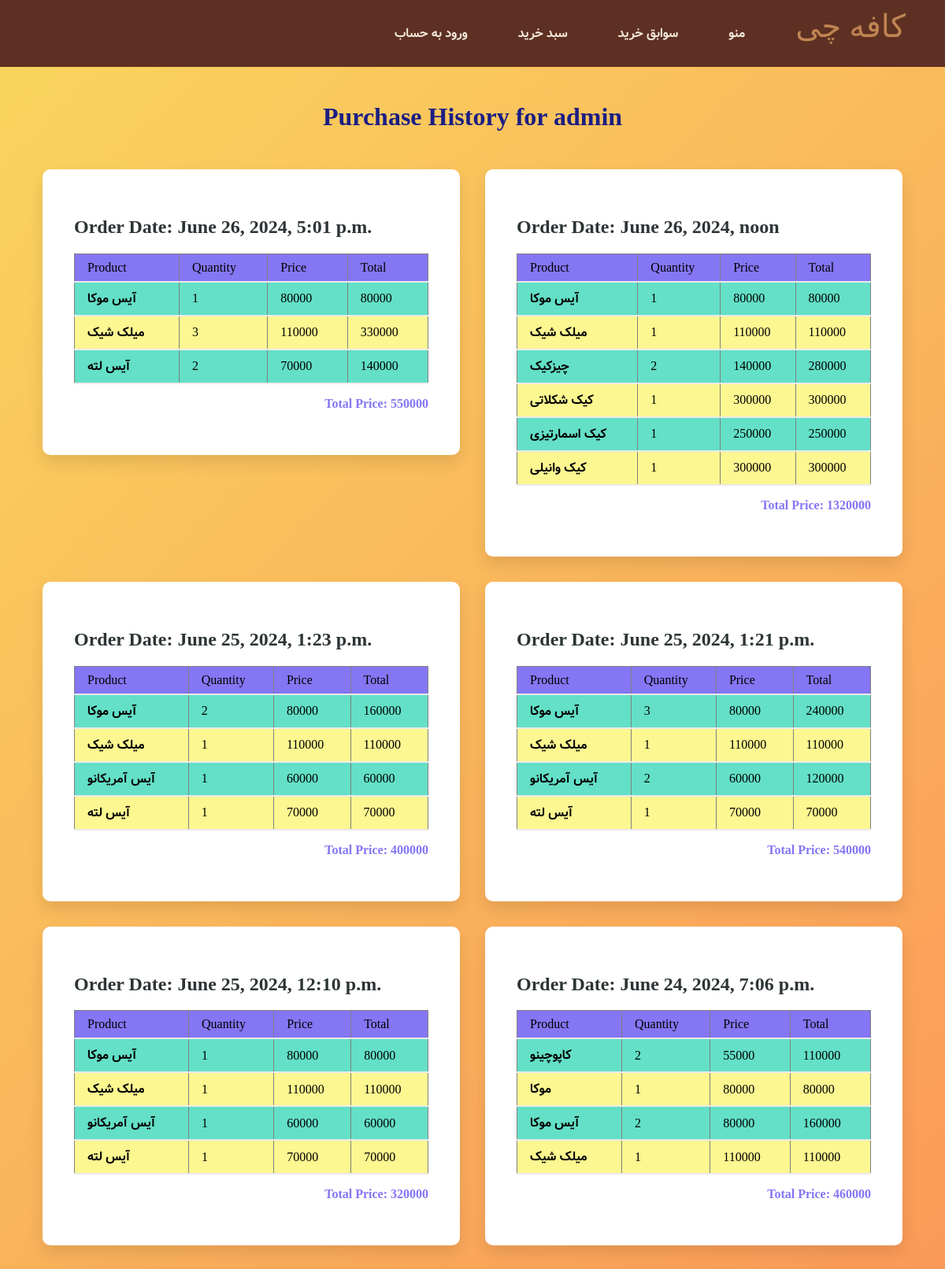
/purchase-history/ (signed in, upper part), run on the app's committed database.
### shopping_cart/models.py (models this page shows, shortened)
class Order(models.Model):
    user = models.ForeignKey(User,on_delete=models.CASCADE)
    created_at = models.DateTimeField(auto_now_add=True)
    total_price = models.IntegerField(default=0)
    completed = models.BooleanField(default=False)

class OrderItem(models.Model):
    order = models.ForeignKey(Order,related_name='items',on_delete=models.CASCADE)
    product = models.ForeignKey(Product,on_delete=models.CASCADE)
    quantity = models.PositiveIntegerField(default=1)
    price = models.IntegerField(default=0)

### main/models.py (models this page shows, shortened)
class Product(models.Model):
    HOT_DRINK = 'HOT DRINK'
    COLD_DRINK = 'COLD DRINK'
    CAKE = 'CAKE'
    ICE_CREAM = 'ICE CREAM'
    PRODUCT_CHOICES = [
        (HOT_DRINK, 'Hot Drink'),
        (COLD_DRINK, 'Cold Drink'),
        (CAKE, 'Cake'),
        (ICE_CREAM,'Ice Cream')
    ]
    id = models.AutoField(primary_key=True)
    name = models.CharField(max_length=255)
    sugar = models.IntegerField(validators=[max_integer_validator],default=0)
    Coffee = models.IntegerField(validators=[max_integer_validator],default=0)
    Flour = models.IntegerField(validators=[max_integer_validator],default=0)
    Chocolate = models.IntegerField(validators=[max_integer_validator],default=0)
    milk = models.IntegerField(validators=[max_integer_validator],default=0)
    vertical = models.CharField(max_length=10,choices=PRODUCT_CHOICES,default=HOT_DRINK)
    price = models.IntegerField(validators=[max_integer_validator],default=0)
    image = models.ImageField(upload_to='product_images',blank=True,null=True)
    sales_count = models.PositiveIntegerField(default=0,editable=False)

### main/views.py (the view)
# urls.py: path('purchase-history/', purchase_history, name='purchase_history'),
@login_required
def purchase_history(request):
    user = request.user
    orders = Order.objects.filter(user=user, completed=True).order_by('-created_at')
    return render(request, 'purchase_history.html', {'orders': orders, 'user': user})

### main/templatetags/custom_filters.py (called while the page is built)
@register.filter
def multiply(value, arg):
    try:
        return value * arg
    except (ValueError, TypeError):
        return 0

@register.filter
def total_price(order_items):
    total = sum(item.quantity * item.product.price for item in order_items)
    return total

### templates/purchase_history.html (shortened to what this page needs)
<!DOCTYPE html>
<html lang="en">
<head>
    {% include "includes/base.html" %}
</head>
<body>
    {% load custom_filters %}
    <h1>Purchase History for {{ user.username }}</h1>
    {% for order in orders %}
        <div class="purchase-group">
            <h2>Order Date: {{ order.created_at }}</h2>
            <table class="purchase-table" border="1">
                <thead>
                    <tr>
                        <th>Product</th>
                        <th>Quantity</th>
                        <th>Price</th>
                        <th>Total</th>
                    </tr>
                </thead>
                <tbody>
                    {% for item in order.items.all %}
                        <tr>
                            <td id="nast">{{ item.product.name }}</td>
                            <td>{{ item.quantity }}</td>
                            <td>{{ item.product.price }}</td>
                            <td>{{ item.quantity|multiply:item.product.price }}</td>
                        </tr>
                    {% endfor %}
                </tbody>
            </table>
            <p>Total Price: {{ order.items.all|total_price }}</p>
        </div>
    {% endfor %}
</body>
</html>

### templates/includes/base.html (style rules this page uses)
body, html { margin: 0; padding: 0; }

### templates/purchase_history.html (style rules this page uses)
:root { --primary-color: #8576f4; --secondary-color: #fdf791; --accent-color: #63e0c7; --hover-color: #b9b9b9; --font-color: #2d3436; }
body { background: linear-gradient(135deg, #f9d55e 0%, #fc7a56 100%); margin: 0; padding: 0; display: flex; flex-wrap: wrap; justify-content: center; align-items: flex-start; padding-top: 50px; color: var(--font-color); }
h1 { font-weight: 700; color: #1b1e84; text-align: center; width: 100%; margin-bottom: 2rem; margin-top: 5rem; }
.purchase-group { background: rgb(255, 255, 255); border-radius: 10px; padding: 2.5rem; margin: 1rem; box-shadow: 0 10px 20px rgba(0, 0, 0, 0.1); transition: all 0.3s ease-in-out; position: relative; overflow: hidden; width: calc(50% - 40px); max-width: 450px; }
.purchase-table { width: 100%; border-collapse: collapse; margin-bottom: 1rem; position: relative; min-width: 450px; }
.purchase-table th, .purchase-table td { padding: 0.5rem 1rem; text-align: left; border-bottom: 2px solid #eaeaea; }
#nast { font-family: Vazir; font-weight: 200; font-size: 1rem; }
.purchase-table th { background-color: var(--primary-color); color: black; font-weight: 500; }
.purchase-table tr:nth-child(even) { background-color: var(--secondary-color); color: black; }
.purchase-table tr:nth-child(odd) { background-color: var(--accent-color); color: black; }
p { text-align: right; font-weight: bold; margin-top: 1rem; color: var(--primary-color); }

### data on the page
Order: created_at "June 26, 2024, 5:01 p.m.", items.all|total_price "550000"
OrderItem: product.name "آیس موکا", quantity "1", product.price "80000", quantity|multiply "80000"
OrderItem: product.name "میلک شیک", quantity "3", product.price "110000", quantity|multiply "330000"
OrderItem: product.name "آیس لته", quantity "2", product.price "70000", quantity|multiply "140000"
Order: created_at "June 26, 2024, noon", items.all|total_price "1320000"
OrderItem: product.name "آیس موکا", quantity "1", product.price "80000", quantity|multiply "80000"
OrderItem: product.name "میلک شیک", quantity "1", product.price "110000", quantity|multiply "110000"
OrderItem: product.name "چیزکیک", quantity "2", product.price "140000", quantity|multiply "280000"
OrderItem: product.name "کیک شکلاتی", quantity "1", product.price "300000", quantity|multiply "300000"
OrderItem: product.name "کیک اسمارتیزی", quantity "1", product.price "250000", quantity|multiply "250000"
OrderItem: product.name "کیک وانیلی", quantity "1", product.price "300000", quantity|multiply "300000"
Order: created_at "June 25, 2024, 1:23 p.m.", items.all|total_price "400000"
OrderItem: product.name "آیس موکا", quantity "2", product.price "80000", quantity|multiply "160000"
OrderItem: product.name "میلک شیک", quantity "1", product.price "110000", quantity|multiply "110000"
OrderItem: product.name "آیس آمریکانو", quantity "1", product.price "60000", quantity|multiply "60000"
OrderItem: product.name "آیس لته", quantity "1", product.price "70000", quantity|multiply "70000"
Order: created_at "June 25, 2024, 1:21 p.m.", items.all|total_price "540000"
OrderItem: product.name "آیس موکا", quantity "3", product.price "80000", quantity|multiply "240000"
OrderItem: product.name "میلک شیک", quantity "1", product.price "110000", quantity|multiply "110000"
OrderItem: product.name "آیس آمریکانو", quantity "2", product.price "60000", quantity|multiply "120000"
OrderItem: product.name "آیس لته", quantity "1", product.price "70000", quantity|multiply "70000"
Order: created_at "June 25, 2024, 12:10 p.m.", items.all|total_price "320000"
OrderItem: product.name "آیس موکا", quantity "1", product.price "80000", quantity|multiply "80000"
OrderItem: product.name "میلک شیک", quantity "1", product.price "110000", quantity|multiply "110000"
OrderItem: product.name "آیس آمریکانو", quantity "1", product.price "60000", quantity|multiply "60000"
OrderItem: product.name "آیس لته", quantity "1", product.price "70000", quantity|multiply "70000"
Order: created_at "June 24, 2024, 7:06 p.m.", items.all|total_price "460000"
OrderItem: product.name "کاپوچینو", quantity "2", product.price "55000", quantity|multiply "110000"
OrderItem: product.name "موکا", quantity "1", product.price "80000", quantity|multiply "80000"
OrderItem: product.name "آیس موکا", quantity "2", product.price "80000", quantity|multiply "160000"
OrderItem: product.name "میلک شیک", quantity "1", product.price "110000", quantity|multiply "110000"

### other printed values
{{ user.username }} "admin"
